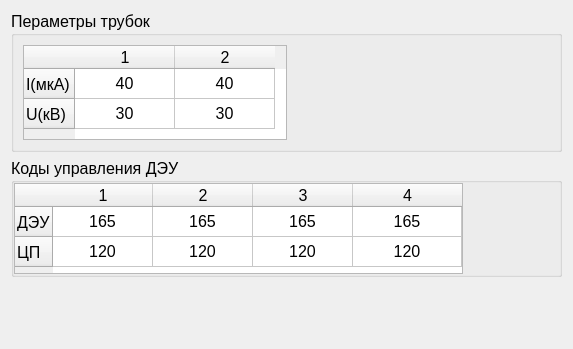
<?xml version="1.0" encoding="UTF-8"?>
<ui version="4.0">
 <class>SPRSettingsRentgenMainWidget</class>
 <widget class="QWidget" name="SPRSettingsRentgenMainWidget">
  <property name="geometry">
   <rect>
    <x>0</x>
    <y>0</y>
    <width>573</width>
    <height>349</height>
   </rect>
  </property>
  <property name="font">
   <font>
    <family>Tahoma</family>
    <pointsize>12</pointsize>
   </font>
  </property>
  <property name="windowTitle">
   <string>Form</string>
  </property>
  <layout class="QVBoxLayout" name="verticalLayout">
   <item>
    <widget class="QGroupBox" name="groupBox">
     <property name="title">
      <string>Пераметры трубок</string>
     </property>
     <property name="alignment">
      <set>Qt::AlignLeading|Qt::AlignLeft|Qt::AlignTop</set>
     </property>
     <property name="flat">
      <bool>true</bool>
     </property>
     <layout class="QHBoxLayout" name="horizontalLayout_2">
      <item>
       <widget class="SPRRentgenVATable" name="tTubeVA">
        <property name="sizePolicy">
         <sizepolicy hsizetype="MinimumExpanding" vsizetype="MinimumExpanding">
          <horstretch>0</horstretch>
          <verstretch>0</verstretch>
         </sizepolicy>
        </property>
        <property name="minimumSize">
         <size>
          <width>251</width>
          <height>95</height>
         </size>
        </property>
        <property name="maximumSize">
         <size>
          <width>270</width>
          <height>95</height>
         </size>
        </property>
        <property name="font">
         <font>
          <family>Tahoma</family>
          <pointsize>12</pointsize>
         </font>
        </property>
        <property name="showGrid">
         <bool>true</bool>
        </property>
        <attribute name="horizontalHeaderCascadingSectionResizes">
         <bool>false</bool>
        </attribute>
        <attribute name="horizontalHeaderStretchLastSection">
         <bool>false</bool>
        </attribute>
        <attribute name="verticalHeaderStretchLastSection">
         <bool>false</bool>
        </attribute>
        <row>
         <property name="text">
          <string>I(мкА)</string>
         </property>
        </row>
        <row>
         <property name="text">
          <string>U(кВ)</string>
         </property>
        </row>
        <column>
         <property name="text">
          <string>1</string>
         </property>
        </column>
        <column>
         <property name="text">
          <string>2</string>
         </property>
        </column>
        <item row="0" column="0">
         <property name="text">
          <string>40</string>
         </property>
         <property name="textAlignment">
          <set>AlignCenter</set>
         </property>
         <property name="flags">
          <set>ItemIsSelectable|ItemIsDragEnabled|ItemIsDropEnabled|ItemIsUserCheckable|ItemIsEnabled</set>
         </property>
        </item>
        <item row="0" column="1">
         <property name="text">
          <string>40</string>
         </property>
         <property name="textAlignment">
          <set>AlignCenter</set>
         </property>
        </item>
        <item row="1" column="0">
         <property name="text">
          <string>30</string>
         </property>
         <property name="textAlignment">
          <set>AlignCenter</set>
         </property>
        </item>
        <item row="1" column="1">
         <property name="text">
          <string>30</string>
         </property>
         <property name="textAlignment">
          <set>AlignCenter</set>
         </property>
        </item>
       </widget>
      </item>
      <item>
       <spacer name="horizontalSpacer">
        <property name="orientation">
         <enum>Qt::Horizontal</enum>
        </property>
        <property name="sizeType">
         <enum>QSizePolicy::Expanding</enum>
        </property>
        <property name="sizeHint" stdset="0">
         <size>
          <width>0</width>
          <height>20</height>
         </size>
        </property>
       </spacer>
      </item>
     </layout>
    </widget>
   </item>
   <item>
    <widget class="QGroupBox" name="groupBox_2">
     <property name="title">
      <string>Коды управления ДЭУ</string>
     </property>
     <property name="alignment">
      <set>Qt::AlignLeading|Qt::AlignLeft|Qt::AlignTop</set>
     </property>
     <property name="flat">
      <bool>true</bool>
     </property>
     <layout class="QHBoxLayout" name="horizontalLayout">
      <property name="leftMargin">
       <number>0</number>
      </property>
      <property name="topMargin">
       <number>0</number>
      </property>
      <property name="rightMargin">
       <number>0</number>
      </property>
      <property name="bottomMargin">
       <number>0</number>
      </property>
      <item>
       <widget class="SPRDEUCodesTable" name="tDEUCode">
        <property name="sizePolicy">
         <sizepolicy hsizetype="MinimumExpanding" vsizetype="MinimumExpanding">
          <horstretch>0</horstretch>
          <verstretch>0</verstretch>
         </sizepolicy>
        </property>
        <property name="minimumSize">
         <size>
          <width>449</width>
          <height>91</height>
         </size>
        </property>
        <property name="maximumSize">
         <size>
          <width>449</width>
          <height>91</height>
         </size>
        </property>
        <property name="font">
         <font>
          <family>Tahoma</family>
          <pointsize>12</pointsize>
         </font>
        </property>
        <property name="autoScroll">
         <bool>true</bool>
        </property>
        <property name="wordWrap">
         <bool>false</bool>
        </property>
        <property name="cornerButtonEnabled">
         <bool>true</bool>
        </property>
        <property name="rowCount">
         <number>2</number>
        </property>
        <property name="columnCount">
         <number>4</number>
        </property>
        <attribute name="horizontalHeaderCascadingSectionResizes">
         <bool>false</bool>
        </attribute>
        <attribute name="horizontalHeaderStretchLastSection">
         <bool>true</bool>
        </attribute>
        <attribute name="verticalHeaderStretchLastSection">
         <bool>false</bool>
        </attribute>
        <row>
         <property name="text">
          <string>ДЭУ</string>
         </property>
        </row>
        <row>
         <property name="text">
          <string>ЦП</string>
         </property>
        </row>
        <column>
         <property name="text">
          <string>1</string>
         </property>
        </column>
        <column>
         <property name="text">
          <string>2</string>
         </property>
        </column>
        <column>
         <property name="text">
          <string>3</string>
         </property>
        </column>
        <column>
         <property name="text">
          <string>4</string>
         </property>
        </column>
        <item row="0" column="0">
         <property name="text">
          <string>165</string>
         </property>
         <property name="textAlignment">
          <set>AlignCenter</set>
         </property>
        </item>
        <item row="0" column="1">
         <property name="text">
          <string>165</string>
         </property>
         <property name="textAlignment">
          <set>AlignCenter</set>
         </property>
        </item>
        <item row="0" column="2">
         <property name="text">
          <string>165</string>
         </property>
         <property name="textAlignment">
          <set>AlignCenter</set>
         </property>
        </item>
        <item row="0" column="3">
         <property name="text">
          <string>165</string>
         </property>
         <property name="textAlignment">
          <set>AlignCenter</set>
         </property>
        </item>
        <item row="1" column="0">
         <property name="text">
          <string>120</string>
         </property>
         <property name="textAlignment">
          <set>AlignCenter</set>
         </property>
        </item>
        <item row="1" column="1">
         <property name="text">
          <string>120</string>
         </property>
         <property name="textAlignment">
          <set>AlignCenter</set>
         </property>
        </item>
        <item row="1" column="2">
         <property name="text">
          <string>120</string>
         </property>
         <property name="textAlignment">
          <set>AlignCenter</set>
         </property>
        </item>
        <item row="1" column="3">
         <property name="text">
          <string>120</string>
         </property>
         <property name="textAlignment">
          <set>AlignCenter</set>
         </property>
        </item>
       </widget>
      </item>
      <item>
       <spacer name="horizontalSpacer_2">
        <property name="orientation">
         <enum>Qt::Horizontal</enum>
        </property>
        <property name="sizeType">
         <enum>QSizePolicy::Expanding</enum>
        </property>
        <property name="sizeHint" stdset="0">
         <size>
          <width>0</width>
          <height>20</height>
         </size>
        </property>
       </spacer>
      </item>
     </layout>
    </widget>
   </item>
   <item>
    <spacer name="verticalSpacer">
     <property name="orientation">
      <enum>Qt::Vertical</enum>
     </property>
     <property name="sizeHint" stdset="0">
      <size>
       <width>20</width>
       <height>40</height>
      </size>
     </property>
    </spacer>
   </item>
  </layout>
 </widget>
 <customwidgets>
  <customwidget>
   <class>SPRDEUCodesTable</class>
   <extends>QTableWidget</extends>
   <header>sprdeucodestable.h</header>
  </customwidget>
  <customwidget>
   <class>SPRRentgenVATable</class>
   <extends>QTableWidget</extends>
   <header>sprrentgenvatable.h</header>
  </customwidget>
 </customwidgets>
 <resources/>
 <connections/>
</ui>
